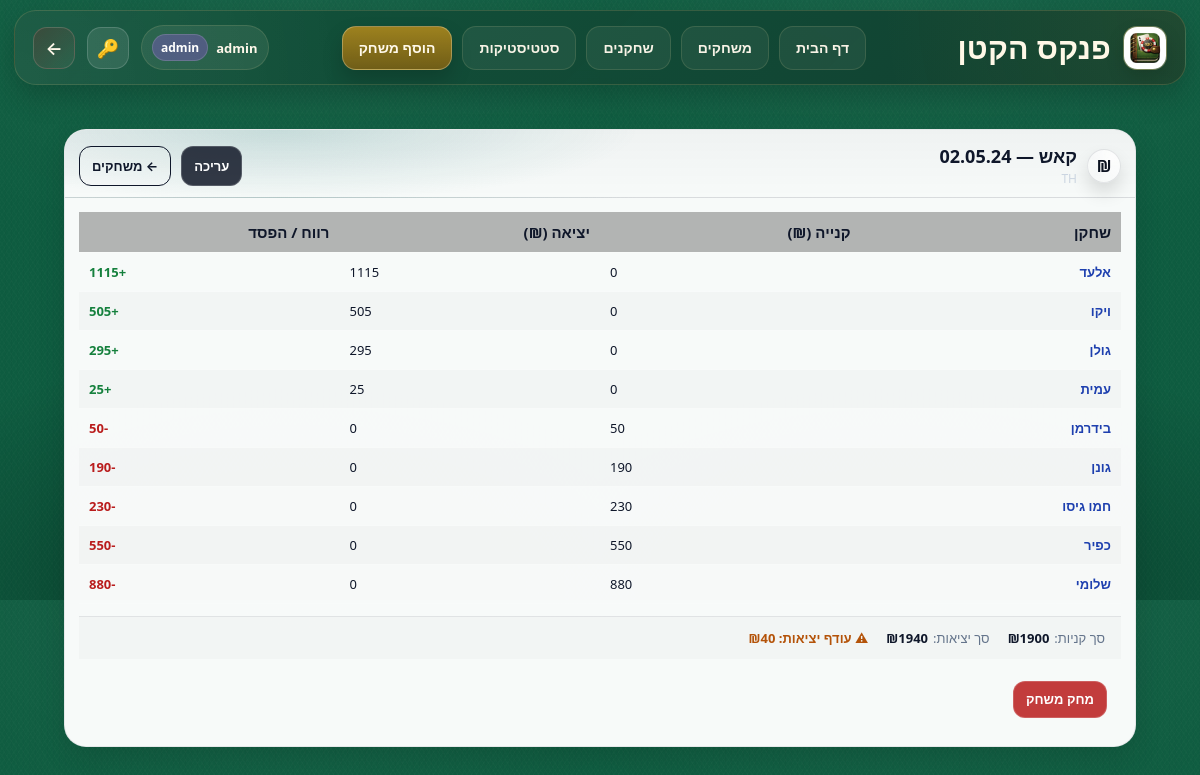
Screenshot of /game/17/results (signed in) with the database file from the repository.
### tables this page shows
CREATE TABLE users (
        id INTEGER PRIMARY KEY AUTOINCREMENT,
        username TEXT NOT NULL UNIQUE,
        password_hash TEXT NOT NULL,
        role TEXT NOT NULL CHECK (role IN ('admin', 'magician', 'player'))
    , is_approved INTEGER NOT NULL DEFAULT 0, player_id INTEGER NULL);

CREATE TABLE games (
        id INTEGER PRIMARY KEY AUTOINCREMENT,
        date TEXT NOT NULL,
        location TEXT,
        game_type TEXT NOT NULL CHECK (game_type IN ('cash', 'harbo'))
    , table_id INTEGER NOT NULL DEFAULT 1);

CREATE TABLE game_results (
        id INTEGER PRIMARY KEY AUTOINCREMENT,
        game_id INTEGER NOT NULL,
        player_id INTEGER NOT NULL,
        buyin REAL NOT NULL,
        cashout REAL NOT NULL,
        profit REAL NOT NULL,
        FOREIGN KEY (game_id) REFERENCES games(id),
        FOREIGN KEY (player_id) REFERENCES players(id)
    );

CREATE TABLE players (
        id INTEGER PRIMARY KEY AUTOINCREMENT,
        name TEXT NOT NULL
    );

### src/pokerapp/routes/main.py (the view)
@bp.route("/game/<int:game_id>/results", methods=["GET"])
@login_required
def game_results(game_id):
    conn = get_db_connection()
    cur = conn.cursor()
    cur.execute(
        """
        SELECT *, (substr(date,9,2) || '.' || substr(date,6,2) || '.' || substr(date,3,2)) AS date_il
        FROM games WHERE id = ?;
        """,
        (game_id,),
    )
    game = cur.fetchone()
    if game is None:
        conn.close()
        return "המשחק לא נמצא", 404
    cur.execute(
        """
        SELECT
        p.id AS player_id,
        p.name AS player_name,
        gr.buyin,
        gr.cashout,
        gr.profit
        FROM game_results gr
        JOIN players p ON p.id = gr.player_id
        WHERE gr.game_id = ?
        AND gr.profit IS NOT NULL
        ORDER BY gr.profit DESC, p.name COLLATE NOCASE;
        """,
        (game_id,),
    )
    players = cur.fetchall()
    total_buyin = sum(row["buyin"] for row in players) if players else 0
    total_cashout = sum(row["cashout"] for row in players) if players else 0
    diff = total_cashout - total_buyin
    conn.close()
    return render_template(
        "game_results.html",
        game=game,
        players=players,   # שים לב: עכשיו זה "רק מי שיש לו תוצאה"
        total_buyin=total_buyin,
        total_cashout=total_cashout,
        diff=diff,
        mode="view",
        current_user=get_current_user(),   # ← זה החסר
    )

### src/pokerapp/db/connection.py (called while the page is built)
def get_db_connection():
    db_path = current_app.config["DB_PATH"]
    conn = sqlite3.connect(db_path, timeout=5)
    conn.row_factory = sqlite3.Row
    conn.execute("PRAGMA foreign_keys = ON;")
    conn.execute("PRAGMA journal_mode = WAL;")
    conn.execute("PRAGMA synchronous = NORMAL;")
    conn.execute("PRAGMA busy_timeout = 5000;")
    return conn

### src/pokerapp/services/auth.py (called while the page is built)
def get_current_user():
    uid = session.get("user_id")
    if not uid:
        return None
    conn = get_db_connection()
    cur = conn.cursor()
    cur.execute("SELECT id, username, role, player_id FROM users WHERE id = ?;", (uid,))
    user = cur.fetchone()
    conn.close()
    return user

def login_required(view_func):
    @wraps(view_func)
    def wrapper(*args, **kwargs):
        if not session.get("user_id"):
            return redirect(url_for("auth.login"))
        return view_func(*args, **kwargs)
    return wrapper

### src/pokerapp/templates/game_results.html (shortened to what this page needs)
{% extends "base.html" %}
{% block content %}
{% set can_edit = (mode == "edit") %}
<div class="grid games-page">
  <section class="game-card game-card-full">
    <div class="game-header">
      <div class="game-title">
        <div class="chip">{% if game["game_type"] == "cash" %}&#8362;{% else %}&#9733;{% endif %}</div>
        <div>
          <h2>{% if game["game_type"] == "cash" %}קאש{% else %}חרבו{% endif %} &mdash; {{ game["date_il"] if game["date_il"] else game["date"] }}</h2>
          <div class="note">{{ game["location"] or "ללא מיקום" }}</div>
        </div>
      </div>
      <div class="header-actions">
        {% if not can_edit %}
          {% if current_user and current_user["role"] in ["admin", "magician"] %}
          <a class="btn primary" href="{{ url_for('main.game_results_edit', game_id=game['id']) }}">עריכה</a>
          {% endif %}
        {% endif %}
        <a class="btn ghost" href="{{ url_for('main.games_list', view=game['game_type']) }}">&#8592; משחקים</a>
      </div>
    </div>
    <div class="game-body">
      <div class="table-wrap big">
        <table class="games-table results-table">
          <colgroup>
            <col class="col-player">
            <col class="col-money">
            <col class="col-money">
            <col class="col-money">
          </colgroup>
          <thead>
            <tr>
              <th scope="col">שחקן</th>
              <th scope="col" class="num">קנייה (&#8362;)</th>
              <th scope="col" class="num">יציאה (&#8362;)</th>
              <th scope="col" class="num">רווח / הפסד</th>
            </tr>
          </thead>
          <tbody>
            {% if can_edit %}
              {% for p in players %}
                {% set res = results.get(p["id"]) %}
                <tr>
                  <td class="player-cell">{{ p["name"] }}</td>
                  <td class="num">
                    <input class="results-input" type="number" step="0.01" min="0"
                           name="buyin_{{ p['id'] }}"
                           value="{{ res['buyin'] if res is not none else '' }}"
                           placeholder="0">
                  </td>
                  <td class="num">
                    <input class="results-input" type="number" step="0.01" min="0"
                           name="cashout_{{ p['id'] }}"
                           value="{{ res['cashout'] if res is not none else '' }}"
                           placeholder="0">
                  </td>
                  <td class="num">
                    {% if res is not none %}
                      {% if res["profit"] > 0 %}
                        <span class="profit pos">+{{ "%.0f"|format(res["profit"]) }}</span>
                      {% elif res["profit"] < 0 %}
                        <span class="profit neg">{{ "%.0f"|format(res["profit"]) }}</span>
                      {% else %}
                        <span>0</span>
                      {% endif %}
                    {% else %}
                      <span style="color:#94a3b8;">&#8212;</span>
                    {% endif %}
                  </td>
                </tr>
              {% endfor %}
            {% else %}
              {% for row in players %}
                <tr>
                  <td><a href="{{ url_for('main.player_detail', player_id=row['player_id']) }}" class="player-link">{{ row["player_name"] }}</a></td>
                  <td class="num">{{ "%.0f"|format(row["buyin"]) }}</td>
                  <td class="num">{{ "%.0f"|format(row["cashout"]) }}</td>
                  <td class="num">
                    {% if row["profit"] > 0 %}
                      <span class="profit pos">+{{ "%.0f"|format(row["profit"]) }}</span>
                    {% elif row["profit"] < 0 %}
                      <span class="profit neg">{{ "%.0f"|format(row["profit"]) }}</span>
                    {% else %}
                      <span>0</span>
                    {% endif %}
                  </td>
                </tr>
              {% endfor %}
            {% endif %}
          </tbody>
        </table>
      </div>
      <div class="result-summary">
        <div class="result-summary-item">
          <span class="result-summary-label">סך קניות:</span>
          <span class="result-summary-value">&#8362;{{ "%.0f"|format(total_buyin) }}</span>
        </div>
        <div class="result-summary-item">
          <span class="result-summary-label">סך יציאות:</span>
          <span class="result-summary-value">&#8362;{{ "%.0f"|format(total_cashout) }}</span>
        </div>
        <div class="result-summary-item">
          {% if diff == 0 %}
            <span class="result-summary-ok">&#10003; הקופה מאוזנת</span>
          {% elif diff > 0 %}
            <span class="result-summary-warn">&#9888; עודף יציאות: &#8362;{{ "%.0f"|format(diff) }}</span>
          {% else %}
            <span class="result-summary-warn">&#9888; עודף קניות: &#8362;{{ "%.0f"|format(diff|abs) }}</span>
          {% endif %}
        </div>
      </div>
      {% if can_edit %}
        <div class="header-actions" style="padding:12px 14px 14px; border-top:1px solid rgba(15,23,42,.06);">
          <button type="submit" class="btn primary">שמור תוצאות</button>
          {% if current_user and current_user["role"] in ["admin", "magician"] %}
          <button type="submit"
                  formaction="{{ url_for('main.delete_game', game_id=game['id']) }}"
                  formmethod="post"
                  onclick="return confirm('למחוק את המשחק? פעולה בלתי הפיכה!');"
                  class="btn danger">מחק משחק</button>
          {% endif %}
        </div>
        </form>
      {% else %}
        {% if current_user and current_user["role"] in ["admin", "magician"] %}
        <div style="padding:10px 14px 14px;">
          <form method="POST" action="{{ url_for('main.delete_game', game_id=game['id']) }}"
                onsubmit="return confirm('למחוק את המשחק? פעולה בלתי הפיכה!');">
            <button type="submit" class="btn danger">מחק משחק</button>
          </form>
        </div>
        {% endif %}
      {% endif %}
    </div>
  </section>
</div>
{% endblock %}

### src/pokerapp/templates/base.html (shortened to what this page needs)
<!doctype html>
<html lang="he" dir="rtl">
<head>
  <link rel="stylesheet" href="{{ url_for('static', filename='css/base.css', v='20260513-4') }}">
  <link rel="stylesheet" href="{{ url_for('static', filename='css/style.css', v='20260513-4') }}">
</head>
<body>
  <header class="site-header">
    <div class="topbar topbar-shell">
      <div class="brand brand-compact">
        <a class="brand-mark brand-mark-image" href="{{ url_for('main.home') }}" aria-label="דף הבית">
          <img src="{{ url_for('static', filename='icons/icon-512.png') }}" alt="פוקר אפ" width="44" height="44">
        </a>
        <div class="brand-copy">
          <h1>פנקס הקטן</h1>
        </div>
      </div>
      <nav class="main-nav" aria-label="ניווט ראשי">
        <a class="nav-chip {% if request.endpoint == 'main.home' %}active{% endif %}" href="{{ url_for('main.home') }}">
          דף הבית
        </a>
        <a class="nav-chip {% if request.endpoint == 'main.games_list' %}active{% endif %}"
          href="{{ url_for('main.games_list') }}">
          משחקים
        </a>
        <a class="nav-chip {% if request.endpoint == 'main.players' %}active{% endif %}"
          href="{{ url_for('main.players') }}">
          שחקנים
        </a>
        <a class="nav-chip {% if request.endpoint == 'main.stats' %}active{% endif %}"
          href="{{ url_for('main.stats') }}">
          סטטיסטיקות
        </a>
        {% if current_user and current_user["role"] == "admin" %}
        <a class="nav-chip nav-chip-accent {% if request.endpoint == 'main.add_game' %}active{% endif %}"
          href="{{ url_for('main.add_game') }}">
          הוסף משחק
        </a>
        {% endif %}
      </nav>
      <div class="topbar-actions">
        {% if current_user %}
        <div class="user-mini">
          <span class="user-name">{{ current_user["username"] }}</span>
          {% if current_user["role"] %}
          <span class="badge {{ current_user['role'] }}">{{ current_user["role"] }}</span>
          {% endif %}
        </div>
        {% endif %}
        {% if current_user %}
        <a class="icon-circle" href="{{ url_for('auth.change_password') }}" aria-label="שינוי סיסמה" title="שינוי סיסמה">
          🔑
        </a>
        {% endif %}
        <a class="icon-circle logout-btn" href="{{ url_for('auth.logout') }}" aria-label="התנתקות" title="התנתקות"
           onclick="gtag('event','logout');">
          ←
        </a>
      </div>
    </div>
  </header>
  <main class="container">
    {% block content %}{% endblock %}
  </main>
</body>
</html>

### rows the page displays
users: username "admin", role "admin"
games: location "TH"
game_results: player_name "אלעד", buyin "0", cashout "1115", profit "1115"
game_results: player_name "ויקו", buyin "0", cashout "505", profit "505"
game_results: player_name "גולן", buyin "0", cashout "295", profit "295"
game_results: player_name "עמית", buyin "0", cashout "25", profit "25"
game_results: player_name "בידרמן", buyin "50", cashout "0", profit "-50"
game_results: player_name "גונן", buyin "190", cashout "0", profit "-190"
game_results: player_name "חמו גיסו", buyin "230", cashout "0", profit "-230"
game_results: player_name "כפיר", buyin "550", cashout "0", profit "-550"
game_results: player_name "שלומי", buyin "880", cashout "0", profit "-880"

### other values shown
{{ game["date_il"] if game["date_il"] else game["date"] }} "02.05.24"
{{ "%.0f"|format(total_buyin) }} "1900"
{{ "%.0f"|format(total_cashout) }} "1940"
{{ "%.0f"|format(diff) }} "40"
